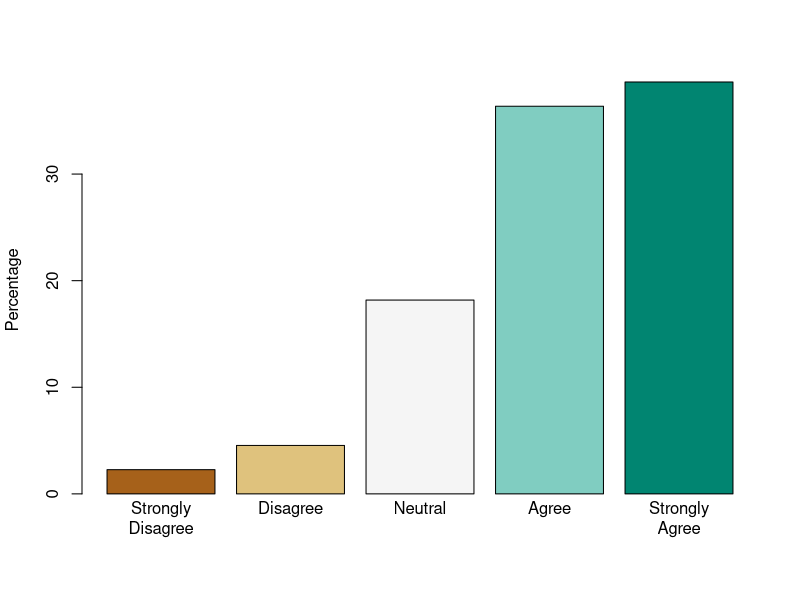

This chart was generated by the following R code:
library(RColorBrewer)

args <- commandArgs(TRUE)
outFile = args[1]

survey <- read.csv("survey_results.csv",head=TRUE)

labeled <- factor(survey$goals,
    levels = c(1:5),
    labels = c("Strongly\nDisagree", "Disagree\n", "Neutral\n", "Agree\n", "Strongly\nAgree"))

counts <- table(labeled)

rowcount <- sum(counts)
percentage <- counts / rowcount * 100

png(outFile)
barplot(percentage,
    ylab="Percentage",
    col=brewer.pal(5,"BrBG"),
   )
